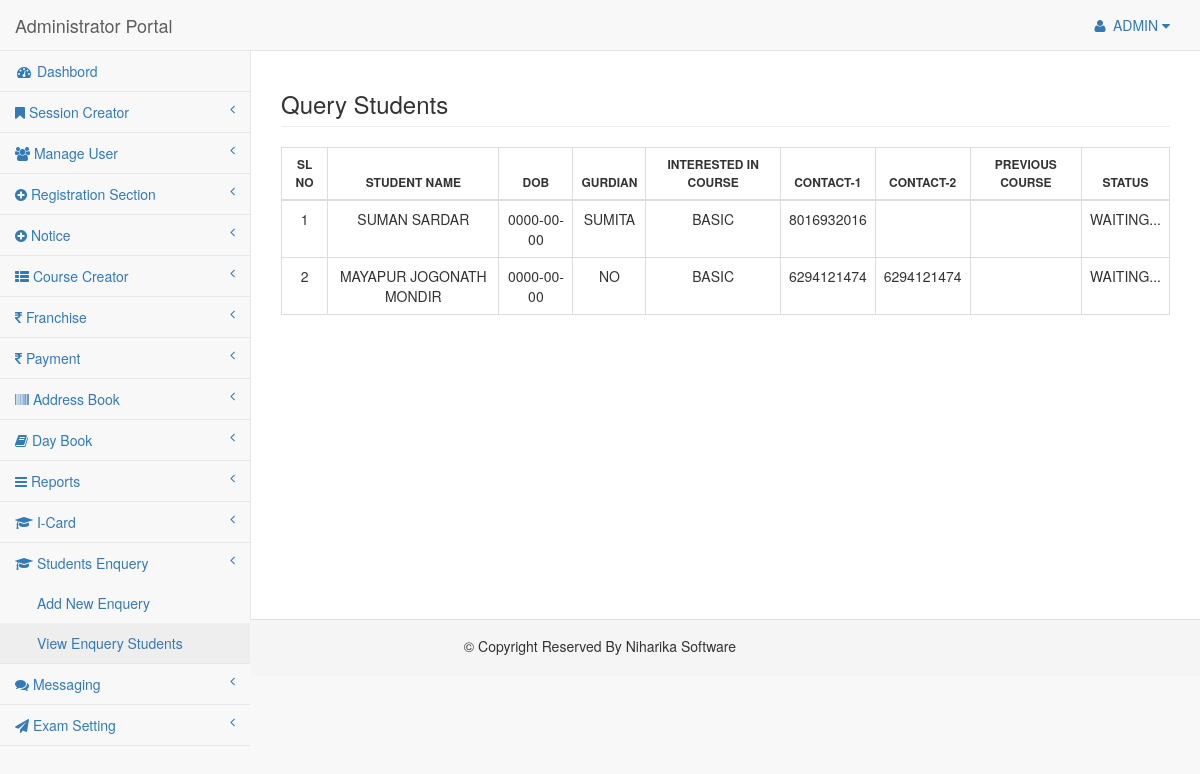
The app's page /viewquery.php (signed in) with its own data.
### tables this page shows
CREATE TABLE `contact_list` (
  `id` int(25) NOT NULL,
  `date` date NOT NULL,
  `student_name` varchar(65) NOT NULL,
  `gurdian` varchar(55) NOT NULL,
  `address` varchar(55) NOT NULL,
  `contact1` varchar(12) NOT NULL,
  `contact2` varchar(12) NOT NULL,
  `query_course` varchar(12) NOT NULL,
  `qualification` varchar(35) NOT NULL,
  `previous_course` varchar(155) NOT NULL,
  `know_from` varchar(65) NOT NULL,
  `dob` date NOT NULL,
  `status` varchar(25) NOT NULL DEFAULT '0'
);

CREATE TABLE `courses` (
  `id` int(25) NOT NULL,
  `course_id` varchar(25) NOT NULL,
  `course_name` varchar(155) NOT NULL,
  `description` longtext NOT NULL,
  `duration` varchar(55) NOT NULL,
  `eligibility` varchar(200) DEFAULT NULL,
  `unit` varchar(55) NOT NULL,
  `course_fee` decimal(12,2) NOT NULL,
  `fee_type` varchar(155) NOT NULL
);

### viewquery.php (the view, shortened to what this page needs)
<?php
include('include/menu.php');
function fetchRecords()
{
	include   ('include/dbconfig.php');
	$sql		=	"SELECT courses.*, contact_list.* FROM `contact_list`
					INNER JOIN courses
					ON contact_list.query_course=courses.course_id
					ORDER BY contact_list.`status`
				";
	$res	   = mysqli_query($conn,  $sql);
	$no        = 0;
	while($row=mysqli_fetch_assoc($res))
	{
		echo '<tr>
			<td style="text-align:center;">'.++$no.'</td>
			<td style="text-align:center;">'.$row['student_name'].'</td>
			<td style="text-align:center;">'.$row['dob'].'</td>
			<td style="text-align:center;">'.$row['gurdian'].'</td>
			<td style="text-align:center;">'.$row['course_name'].'</td>
			<td style="text-align:center;">'.$row['contact1'].'</td>
			<td style="text-align:center;">'.$row['contact2'].'</td>
			<td style="text-align:center;">'.$row['previous_course'].'</td>
			<td style="text-align:center;">'.printStatus($row['status']).'</td>
			</tr>';
	}
}
function printStatus($status)
{
	if($status == 1)
	{
		return "PURSUING";
	}
	else{
		return "WAITING...";
	}
}
 ?>
<div id="page-wrapper">
	<div class="container-fluid">
		<div class="row">
	          <h3 class="page-header">Query Students</h3>
					<table class="table table-bordered">
						<thead>
							<th style="text-align:center;font-size:12px;">SL NO			</th>
							<th style="text-align:center;font-size:12px;">STUDENT NAME 	</th>
							<th style="text-align:center;font-size:12px;">DOB 	</th>
							<th style="text-align:center;font-size:12px;">GURDIAN 	</th>
							<th style="text-align:center;font-size:12px;">INTERESTED IN COURSE 	</th>
							<th style="text-align:center;font-size:12px;">CONTACT-1		</th>
							<th style="text-align:center;font-size:12px;">CONTACT-2		</th>
							<th style="text-align:center;font-size:12px;">PREVIOUS COURSE		</th>
							<th style="text-align:center;font-size:12px;">STATUS		</th>
						</thead>
						<tbody>
							<?php fetchRecords();?>
						</tbody>
					</table>
      </div>
			</div>
		</div>
	</div>
<?php include('include/footer.php'); ?>
</body>
</html>

### records on screen
contact_list: student_name "SUMAN SARDAR", dob "0000-00-00", gurdian "SUMITA", courses.course_name "BASIC", contact1 "8016932016", status "WAITING..."
contact_list: student_name "MAYAPUR JOGONATH MONDIR", dob "0000-00-00", gurdian "NO", courses.course_name "BASIC", contact1 "6294121474", contact2 "6294121474", status "WAITING..."
